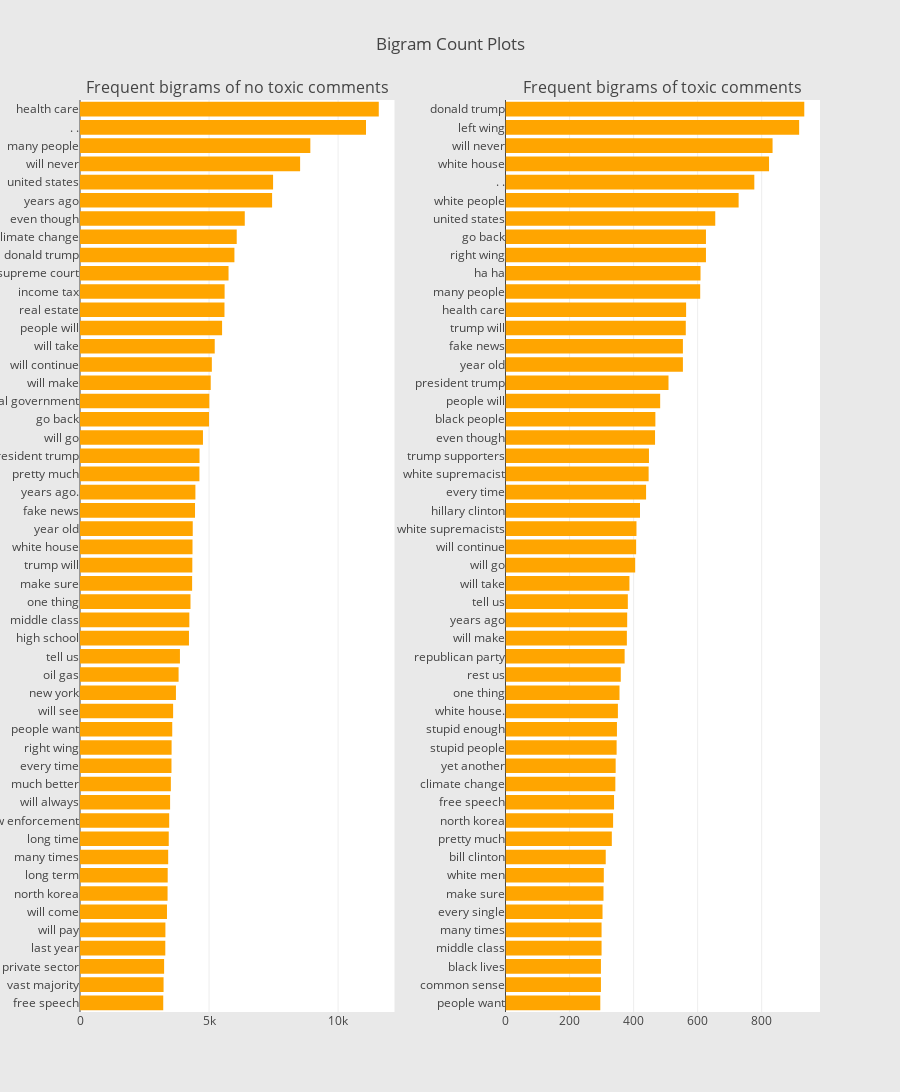

The notebook cell saved with this chart:
### Markdown cell above
**Observations:**
* Some of the top words are common across both the classes like 'people', 'will', 'think' etc
* The other top words in sincere questions after excluding the common ones at the very top are 'best', 'good' etc
* The other top words in insincere questions after excluding the common ones are 'trump', 'women', 'white' etc

Now let us also create bigram frequency plots for both the classes separately to get more idea.

### Code cell
freq_dict = defaultdict(int)
for sent in train0_df["comment_text"]:
    for word in generate_ngrams(sent,2):
        freq_dict[word] += 1
fd_sorted = pd.DataFrame(sorted(freq_dict.items(), key=lambda x: x[1])[::-1])
fd_sorted.columns = ["word", "wordcount"]
trace0 = horizontal_bar_chart(fd_sorted.head(50), 'orange')


freq_dict = defaultdict(int)
for sent in train1_df["comment_text"]:
    for word in generate_ngrams(sent,2):
        freq_dict[word] += 1
fd_sorted = pd.DataFrame(sorted(freq_dict.items(), key=lambda x: x[1])[::-1])
fd_sorted.columns = ["word", "wordcount"]
trace1 = horizontal_bar_chart(fd_sorted.head(50), 'orange')

# Creating two subplots
fig = tools.make_subplots(rows=1, cols=2, vertical_spacing=0.04,horizontal_spacing=0.15,
                          subplot_titles=["Frequent bigrams of no toxic comments", 
                                          "Frequent bigrams of toxic comments"])
fig.append_trace(trace0, 1, 1)
fig.append_trace(trace1, 1, 2)
fig['layout'].update(height=1200, width=900, paper_bgcolor='rgb(233,233,233)', title="Bigram Count Plots")
py.iplot(fig, filename='word-plots')

### Figure 1 — Plotly figure (JSON) as saved in the notebook; plotly's stock layout.template omitted (floating-point values rounded to 4 significant figures)
{"data": [{"marker": {"color": "orange"}, "orientation": "h", "showlegend": false, "type": "bar", "uid": "3bc6ae84-966c-4e66-8795-33516c6d515b", "x": [3225, 3238, 3259, 3305, 3309, 3370, 3393, 3398, 3417, 3439, 3456, 3491, 3520, 3544, 3549, 3574, 3608, 3717, 3820, 3872, 4222, 4236, 4281, 4344, 4352, 4359, 4368, 4457, 4471, 4627, 4631, 4764, 4999, 5010, 5065, 5108, 5220, 5505, 5598, 5603, 5755, 5983, 6072, 6384, 7443, 7481, 8528, 8924, 11081, 11576], "xaxis": "x", "y": ["free speech", "vast majority", "private sector", "last year", "will pay", "will come", "north korea", "long term", "many times", "long time", "law enforcement", "will always", "much better", "every time", "right wing", "people want", "will see", "new york", "oil gas", "tell us", "high school", "middle class", "one thing", "make sure", "trump will", "white house", "year old", "fake news", "years ago.", "pretty much", "president trump", "will go", "go back", "federal government", "will make", "will continue", "will take", "people will", "real estate", "income tax", "supreme court", "donald trump", "climate change", "even though", "years ago", "united states", "will never", "many people", ". .", "health care"], "yaxis": "y"}, {"marker": {"color": "orange"}, "orientation": "h", "showlegend": false, "type": "bar", "uid": "ae160fa5-0c7f-4e8d-a615-006e1996e7c3", "x": [296, 298, 298, 300, 300, 303, 306, 307, 313, 332, 336, 339, 343, 344, 347, 348, 351, 356, 360, 372, 379, 380, 382, 387, 405, 408, 409, 420, 439, 447, 448, 467, 468, 483, 509, 554, 554, 563, 564, 608, 609, 626, 626, 655, 728, 777, 823, 834, 917, 933], "xaxis": "x2", "y": ["people want", "common sense", "black lives", "middle class", "many times", "every single", "make sure", "white men", "bill clinton", "pretty much", "north korea", "free speech", "climate change", "yet another", "stupid people", "stupid enough", "white house.", "one thing", "rest us", "republican party", "will make", "years ago", "tell us", "will take", "will go", "will continue", "white supremacists", "hillary clinton", "every time", "white supremacist", "trump supporters", "even though", "black people", "people will", "president trump", "year old", "fake news", "trump will", "health care", "many people", "ha ha", "right wing", "go back", "united states", "white people", ". .", "white house", "will never", "left wing", "donald trump"], "yaxis": "y2"}], "layout": {"annotations": [{"font": {"size": 16}, "showarrow": false, "text": "Frequent bigrams of no toxic comments", "x": 0.2125, "xanchor": "center", "xref": "paper", "y": 1, "yanchor": "bottom", "yref": "paper"}, {"font": {"size": 16}, "showarrow": false, "text": "Frequent bigrams of toxic comments", "x": 0.7875, "xanchor": "center", "xref": "paper", "y": 1, "yanchor": "bottom", "yref": "paper"}], "height": 1200, "paper_bgcolor": "rgb(233,233,233)", "title": {"text": "Bigram Count Plots"}, "width": 900, "xaxis": {"anchor": "y", "domain": [0, 0.425]}, "xaxis2": {"anchor": "y2", "domain": [0.575, 1]}, "yaxis": {"anchor": "x", "domain": [0, 1]}, "yaxis2": {"anchor": "x2", "domain": [0, 1]}}}
